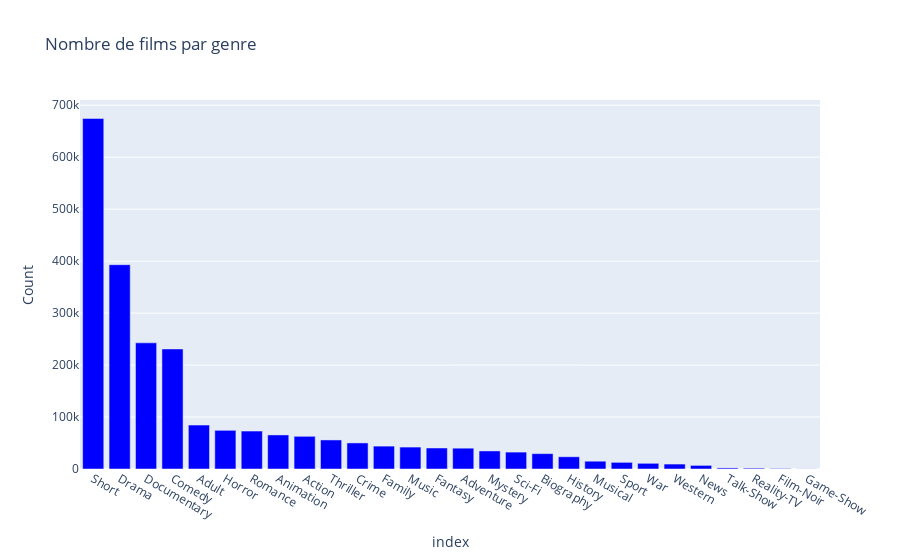

Here is the notebook cell this chart was saved with:
### Code cell
fig = px.bar(new_genre_count, x=new_genre_count.index, y=new_genre_count['Count'], color_discrete_sequence=["blue"], title="Nombre de films par genre",
            labels={"x": "Genre", "y": "Nombre de films"})
fig.show()

### Figure 1 — Plotly figure (JSON) as saved in the notebook; plotly's stock layout.template omitted (floating-point values rounded to 4 significant figures)
{"data": [{"alignmentgroup": "True", "hovertemplate": "index=%{x}<br>Count=%{y}<extra></extra>", "legendgroup": "", "marker": {"color": "blue", "pattern": {"shape": ""}}, "name": "", "offsetgroup": "", "orientation": "v", "showlegend": false, "textposition": "auto", "type": "bar", "x": ["Short", "Drama", "Documentary", "Comedy", "Adult", "Horror", "Romance", "Animation", "Action", "Thriller", "Crime", "Family", "Music", "Fantasy", "Adventure", "Mystery", "Sci-Fi", "Biography", "History", "Musical", "Sport", "War", "Western", "News", "Talk-Show", "Reality-TV", "Film-Noir", "Game-Show"], "xaxis": "x", "y": [674505, 393103, 242733, 230967, 84481, 74447, 73043, 65512, 62903, 55893, 50169, 44042, 42201, 40430, 40053, 34750, 32521, 29552, 23514, 15022, 12787, 10920, 9506, 6923, 2044, 1623, 871, 212], "yaxis": "y"}], "layout": {"barmode": "relative", "legend": {"tracegroupgap": 0}, "title": {"text": "Nombre de films par genre"}, "xaxis": {"anchor": "y", "domain": [0, 1], "title": {"text": "index"}}, "yaxis": {"anchor": "x", "domain": [0, 1], "title": {"text": "Count"}}}}
